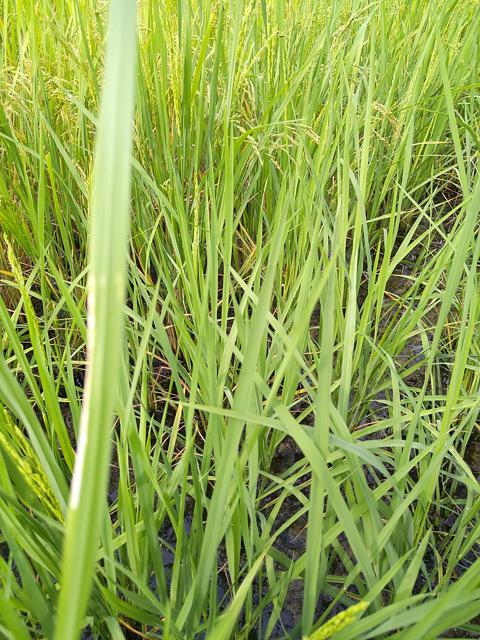
#> input picture scripts/data/200001.jpg, 480 x 640 px
$ python -i preprocessing.py   (imports and definitions only)
#> lines starting #> are read from the running program, lines starting #| are printed output that depends on the picture
#> further down, picture is the input picture: PIL image 480x640 RGB; mean R, G, B 141.6, 164.4, 75.8
from PIL import Image
import numpy as np


def remove_transparency(image: Image.Image) -> Image.Image:
    """
    Removes transparency from an image and ensures it is in RGB mode.

    This function checks whether the input image has an alpha (transparency) channel
    or is in a palette mode that may contain transparency. If so, it first converts
    the image to 'RGBA' mode (if not already), and then flattens the image by converting
    it to 'RGB', effectively removing any transparency information.

    Args:
        image (PIL.Image.Image): The input image which may contain transparency.

    Returns:
        PIL.Image.Image: A new image in 'RGB' mode without any alpha channel.
    """
    if image.mode in ("RGBA", "RGBa", "LA", "La", "PA", "P"):
        image = image.convert("RGBA")
        image = image.convert("RGB")
    return image


def resize_crop(image: Image.Image, width: int, height: int) -> Image.Image:
    """
    Crops the input image to match the target aspect ratio and resizes it to the specified dimensions.

    This function preserves the central portion of the image while cropping excess width or height
    based on the difference between the image's original aspect ratio and the desired output aspect ratio.
    After cropping, the image is resized to the exact target dimensions using high-quality resampling.

    Args:
        image (PIL.Image.Image): The input image to crop and resize.
        width (int): The desired output width.
        height (int): The desired output height.

    Returns:
        PIL.Image.Image: The resized and aspect-ratio-adjusted image.
    """
#> called with width = 256, height = 256
    original_aspect_ratio = image.width / image.height
#> original_aspect_ratio = 0.75
    target_aspect_ratio = width / height

    if original_aspect_ratio > target_aspect_ratio:
        # Crop horizontally
        new_width = int(image.height * target_aspect_ratio)
        left = (image.width - new_width) // 2
        upper = 0
        right = left + new_width
        lower = image.height
    else:
        # Crop vertically
        new_height = int(image.width / target_aspect_ratio)
#> new_height = 480
        left = 0
        upper = (image.height - new_height) // 2
#> upper = 80
        right = image.width
#> right = 480
        lower = upper + new_height
#> lower = 560

    cropped_image = image.crop((left, upper, right, lower))
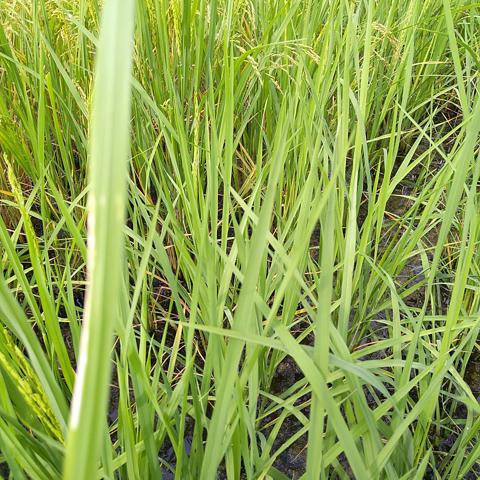
#> cropped_image: PIL image 480x480 RGB; mean R, G, B 140.8, 163, 76.8
    resized_image = cropped_image.resize((width, height), Image.Resampling.LANCZOS)
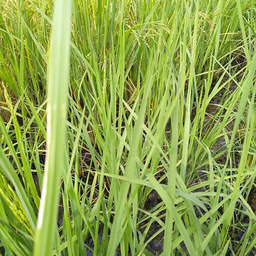
#> resized_image: PIL image 256x256 RGB; mean R, G, B 140.8, 163, 76.8
    return resized_image


def preprocess_image(
    image: Image.Image, width: int = 256, height: int = 256, normalize: bool = True
) -> np.ndarray:
    """
    Applies a full preprocessing pipeline to a PIL image for model inference.

    The pipeline performs the following steps:
    1. Removes transparency (alpha channel) and ensures the image is in RGB mode.
    2. Crops the image to preserve the aspect ratio and resizes it to (width, height).
    3. Optionally normalizes pixel values to the [0, 1] range.
    4. Expands dimensions to add a batch dimension for model input (1, H, W, C).

    Args:
        image (PIL.Image.Image): The input image to preprocess.
        width (int, optional): Target width after resizing. Defaults to 256.
        height (int, optional): Target height after resizing. Defaults to 256.
        normalize (bool, optional): Whether to scale pixel values to [0, 1]. Defaults to True.

    Returns:
        np.ndarray: The preprocessed image tensor with shape (1, height, width, 3).
    """
    image = remove_transparency(image)
    image = resize_crop(image, width, height)
    image_array = np.array(image)

    if normalize:
        image_array = image_array.astype("float32") / 255.0

    return np.expand_dims(image_array, axis=0)

>>> from PIL import Image
>>> picture = Image.open('data/200001.jpg')
>>> result = preprocess_image(picture)

$ run again, on scripts/data/200050.jpg
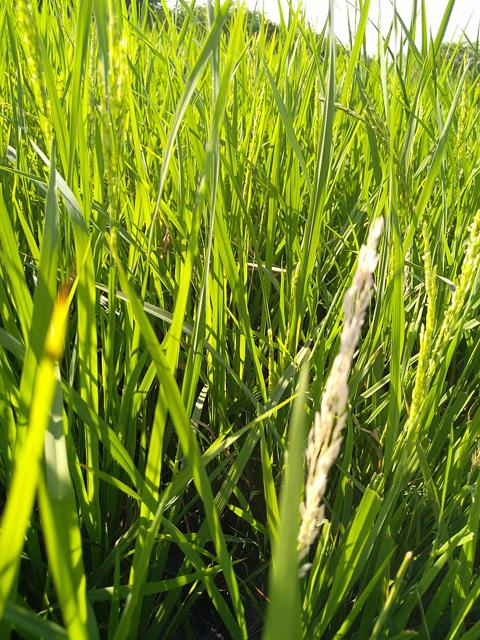
#> input picture scripts/data/200050.jpg, 480 x 640 px
#> picture is the input picture: PIL image 480x640 RGB; mean R, G, B 120.4, 140.6, 36.2
#> in resize_crop, `cropped_image = image.crop((left, upper, right, lower))`:
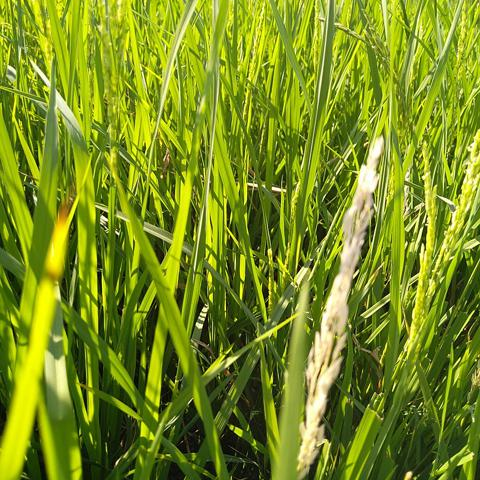
#> cropped_image: PIL image 480x480 RGB; mean R, G, B 121.3, 141.6, 31.7
#> in resize_crop, `resized_image = cropped_image.resize((width, height), Image.Resampling..`:
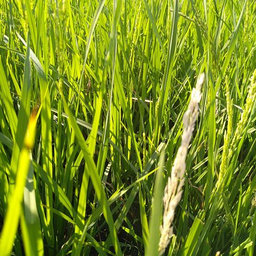
#> resized_image: PIL image 256x256 RGB; mean R, G, B 121.3, 141.6, 31.9

$ run again, on scripts/data/200100.jpg
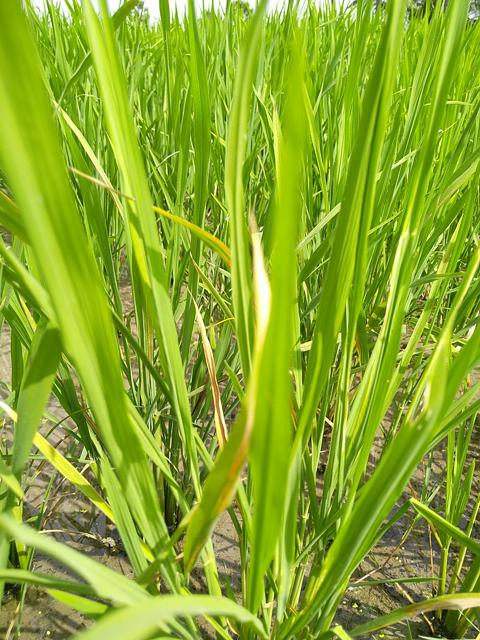
#> input picture scripts/data/200100.jpg, 480 x 640 px
#> picture is the input picture: PIL image 480x640 RGB; mean R, G, B 138, 168.2, 43.2
#> in resize_crop, `cropped_image = image.crop((left, upper, right, lower))`:
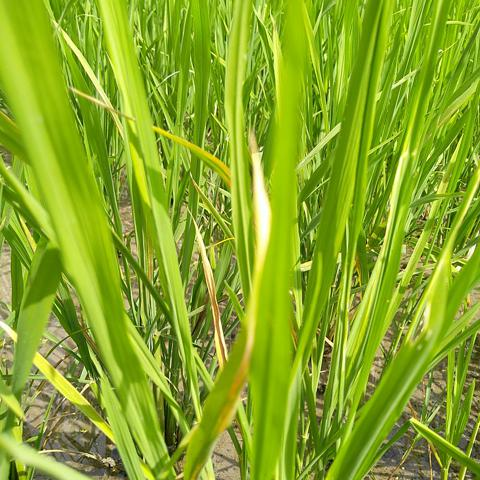
#> cropped_image: PIL image 480x480 RGB; mean R, G, B 136.3, 167.5, 38.8

$ run again, on scripts/data/200150.jpg
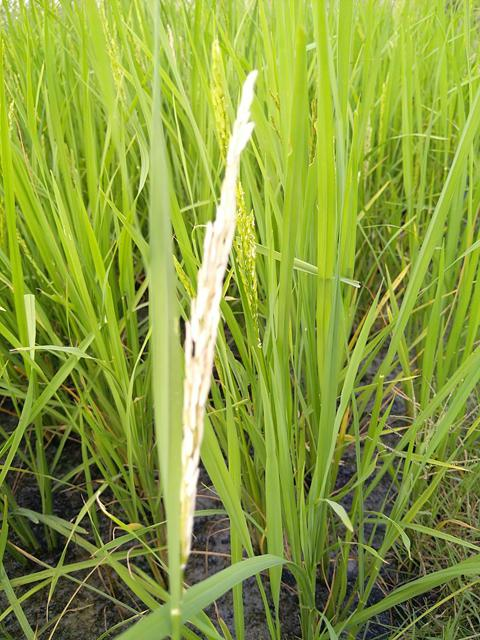
#> input picture scripts/data/200150.jpg, 480 x 640 px
#> picture is the input picture: PIL image 480x640 RGB; mean R, G, B 136.8, 156.6, 61.6
#> in resize_crop, `cropped_image = image.crop((left, upper, right, lower))`:
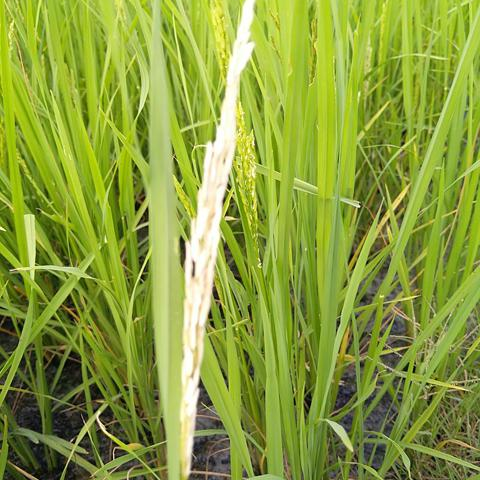
#> cropped_image: PIL image 480x480 RGB; mean R, G, B 137.6, 157.8, 60.3
